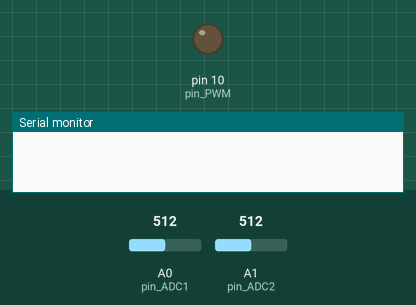
Recording of a sketch running on a simulated Arduino Uno, built with avr-gcc and run on an emulated ATmega328P. On the bench: output pins drawn as LEDs (lit = HIGH), the last lines printed to the serial monitor. The inputs (shaded band) are chosen by the test bench; at power-on: A0 (pin_ADC1) = 512, A1 (pin_ADC2) = 512.

Above: at 0.1 s.
At 23.6 s:
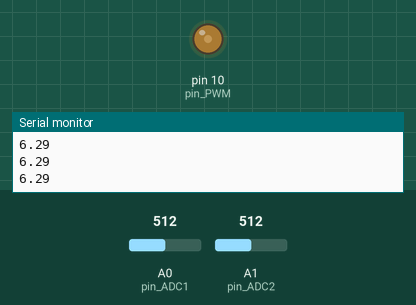
Timing chart, 0 to 25.1 s (numbered marks = the images above):
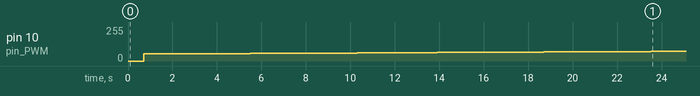

Measured:
- by itself, pin 10 (pin_PWM): moves from 0/255 to 72/255 over 22.8 s

The sketch:

Project.ino
```cpp
#include <PWM.h>
int pin_PWM = 10;
const int pin_ADC1 = A0;  // Input Voltage pin
const int pin_ADC2 = A1; // Output voltage pin
float InputVoltage = 0; // Initialise inputVoltage variable
float OutputVoltage =0; // Imitialise outputVoltage variable
float PVstart = 0; // PV power old value
float PVPnew = 0; // PV power new value
int duty = 52; // init duty cycle at 65%
int32_t frequency = 100000;
float oldOutputVoltage = 0;
int oldDuty1, oldDuty2; // save the old duty cycle
bool flag;
int oscillating = 0; // check the number of times it is oscillating

void setup() {
  // put your setup code here, to run once:
  InitTimersSafe();

  bool success = SetPinFrequencySafe(pin_PWM, frequency);
  if(success)
  {
    pinMode(pin_PWM, OUTPUT);
    Serial.begin(9600);
  }
}

void loop() {
  InputVoltage = analogRead(pin_ADC1)*0.0049; // Read input voltage
  //Serial.print("Input Voltage ");
  //Serial.println(InputVoltage);
  OutputVoltage = analogRead(pin_ADC2)*0.0049; // Read output voltage
  //Serial.print("Output Voltage ");
  //Serial.println(OutputVoltage);
  delay(200); // delay before operating the values
  PVPnew = InputVoltage * OutputVoltage; // equation from prelab

  //Serial.print("PVPnew ");
  Serial.println(PVPnew);


  if(PVPnew >= PVstart) // if the new power is highger than the old power
  {
    duty = duty + 1;  // Increase the duty cycle
    delay(500); // delay or the circuit to have time to behave
  }
  else if ((PVPnew < PVstart)) // if new power smaller than old power
  {

      duty = duty - 1; // decrease the duty cycle
      delay(500);

  }


  if(duty > 72) // Limit the duty cycle from 10% to 90%
  {
    duty = 72;
  }
  if(duty < 8)
  {
    duty = 8;
  }


  if((oldDuty1 == duty))
  {
    oscillating++; // if the duty cycle before the last duty cycle is equal to the current, increment
    //Serial.print("osccillating :");
    //Serial.println(oscillating);
  }
  if(oscillating > 10) // If it is oscillating more than 10 times
  {
    duty = oldDuty2; // make duty constant
    flag =true; // flag that it is constant duty true
  }
  if(flag)
  {
    if(PVPnew - PVstart >= 0.1){ // if sudden change of power
      oscillating = 0;  // oscillation back to zero
      flag = false; // flag for constant duty false
    }
  }


  oldDuty1 = oldDuty2; // save the old duty cycle (sliding window)
  oldDuty2 = duty;
  //Serial.print("old duty");
  //Serial.print(oldDuty1);
  //Serial.print(" ");
  //Serial.println(duty);

  PVstart = PVPnew; // Record and replace old values with the new one
  oldOutputVoltage = OutputVoltage;
  //Serial.print("duty cycle: ");
  //Serial.println(duty);
  analogWrite(pin_PWM, duty); // Write new duty cycle

  delay(500); // delay to give time for the circuit to register the change

}
```
